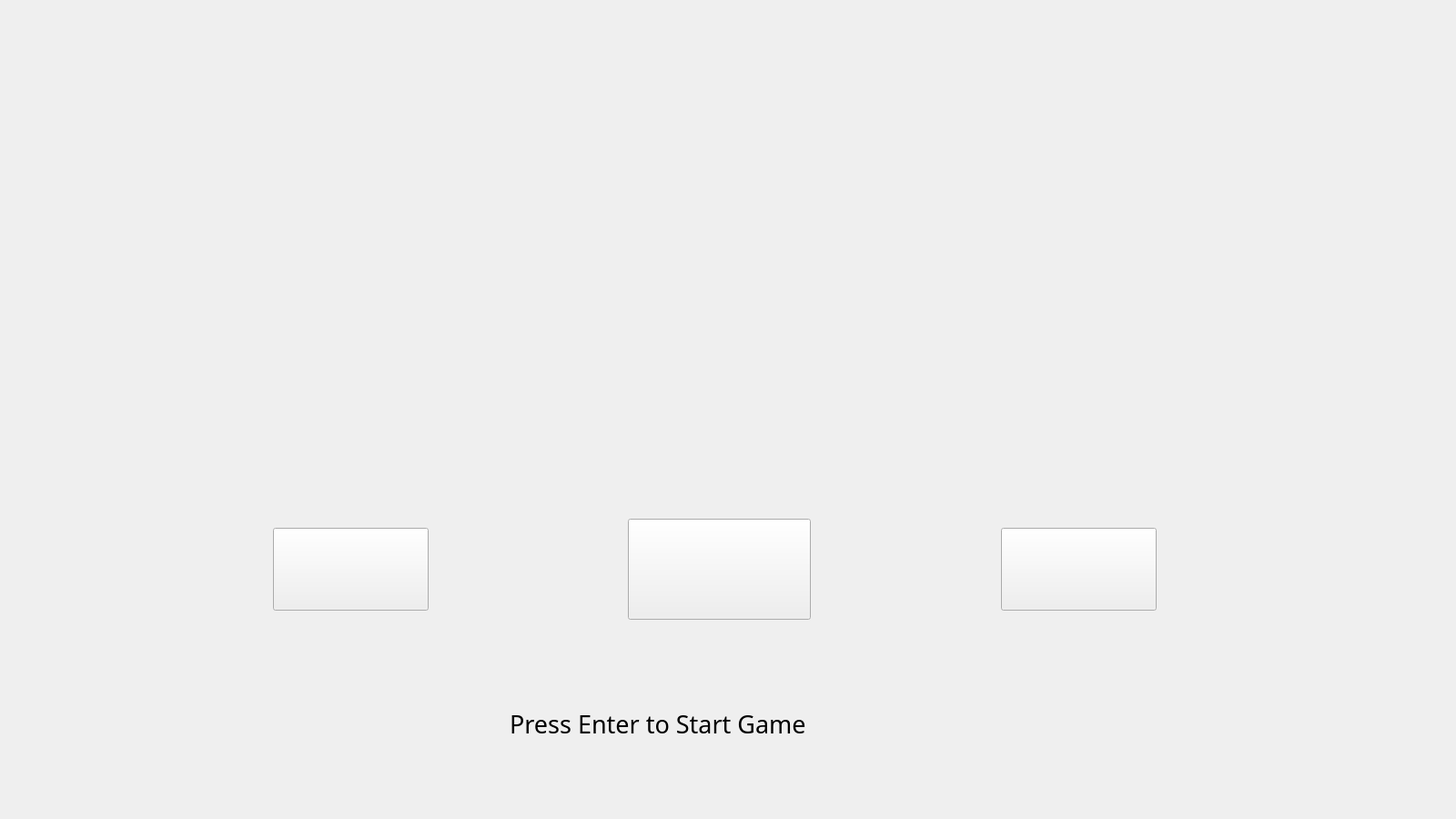
<?xml version="1.0" encoding="UTF-8"?>
<ui version="4.0">
 <class>Login</class>
 <widget class="QMainWindow" name="Login">
  <property name="geometry">
   <rect>
    <x>0</x>
    <y>0</y>
    <width>1600</width>
    <height>900</height>
   </rect>
  </property>
  <property name="windowTitle">
   <string>Login</string>
  </property>
  <widget class="QWidget" name="centralWidget">
   <widget class="QPushButton" name="btn_begin">
    <property name="geometry">
     <rect>
      <x>300</x>
      <y>580</y>
      <width>171</width>
      <height>91</height>
     </rect>
    </property>
    <property name="font">
     <font>
      <family>黑体</family>
      <pointsize>20</pointsize>
     </font>
    </property>
    <property name="cursor">
     <cursorShape>OpenHandCursor</cursorShape>
    </property>
    <property name="styleSheet">
     <string notr="true">border-image: url(:/Pictures/Start.jpg);</string>
    </property>
    <property name="text">
     <string/>
    </property>
   </widget>
   <widget class="QPushButton" name="btn_setting">
    <property name="geometry">
     <rect>
      <x>1100</x>
      <y>580</y>
      <width>171</width>
      <height>91</height>
     </rect>
    </property>
    <property name="font">
     <font>
      <family>黑体</family>
      <pointsize>20</pointsize>
     </font>
    </property>
    <property name="cursor">
     <cursorShape>OpenHandCursor</cursorShape>
    </property>
    <property name="styleSheet">
     <string notr="true">border-image: url(:/Pictures/Setting.jpg);</string>
    </property>
    <property name="text">
     <string/>
    </property>
   </widget>
   <widget class="QLabel" name="lbl_GameName">
    <property name="geometry">
     <rect>
      <x>270</x>
      <y>100</y>
      <width>1021</width>
      <height>281</height>
     </rect>
    </property>
    <property name="font">
     <font>
      <family>Arial Black</family>
      <pointsize>48</pointsize>
      <weight>75</weight>
      <bold>true</bold>
     </font>
    </property>
    <property name="styleSheet">
     <string notr="true">border-image: url(:/Pictures/WarriorT.jpg);</string>
    </property>
    <property name="text">
     <string/>
    </property>
   </widget>
   <widget class="QLabel" name="lbl_PressEnter">
    <property name="geometry">
     <rect>
      <x>560</x>
      <y>740</y>
      <width>851</width>
      <height>111</height>
     </rect>
    </property>
    <property name="font">
     <font>
      <family>黑体</family>
      <pointsize>20</pointsize>
     </font>
    </property>
    <property name="text">
     <string>Press Enter to Start Game</string>
    </property>
   </widget>
   <widget class="QLabel" name="lbl_LoginLink">
    <property name="geometry">
     <rect>
      <x>390</x>
      <y>260</y>
      <width>271</width>
      <height>261</height>
     </rect>
    </property>
    <property name="styleSheet">
     <string notr="true">border-image: url(:/Pictures/LinkForward.png);</string>
    </property>
    <property name="text">
     <string/>
    </property>
   </widget>
   <widget class="QLabel" name="label">
    <property name="geometry">
     <rect>
      <x>-90</x>
      <y>-2</y>
      <width>1701</width>
      <height>1061</height>
     </rect>
    </property>
    <property name="styleSheet">
     <string notr="true">border-image: url(:/Pictures/White.png);</string>
    </property>
    <property name="text">
     <string/>
    </property>
   </widget>
   <widget class="QPushButton" name="pushButton">
    <property name="geometry">
     <rect>
      <x>690</x>
      <y>570</y>
      <width>201</width>
      <height>111</height>
     </rect>
    </property>
    <property name="styleSheet">
     <string notr="true">border-image: url(:/Pictures/Help.png);</string>
    </property>
    <property name="text">
     <string/>
    </property>
   </widget>
   <zorder>label</zorder>
   <zorder>btn_begin</zorder>
   <zorder>btn_setting</zorder>
   <zorder>lbl_GameName</zorder>
   <zorder>lbl_PressEnter</zorder>
   <zorder>lbl_LoginLink</zorder>
   <zorder>pushButton</zorder>
  </widget>
 </widget>
 <layoutdefault spacing="6" margin="11"/>
 <resources/>
 <connections/>
</ui>
